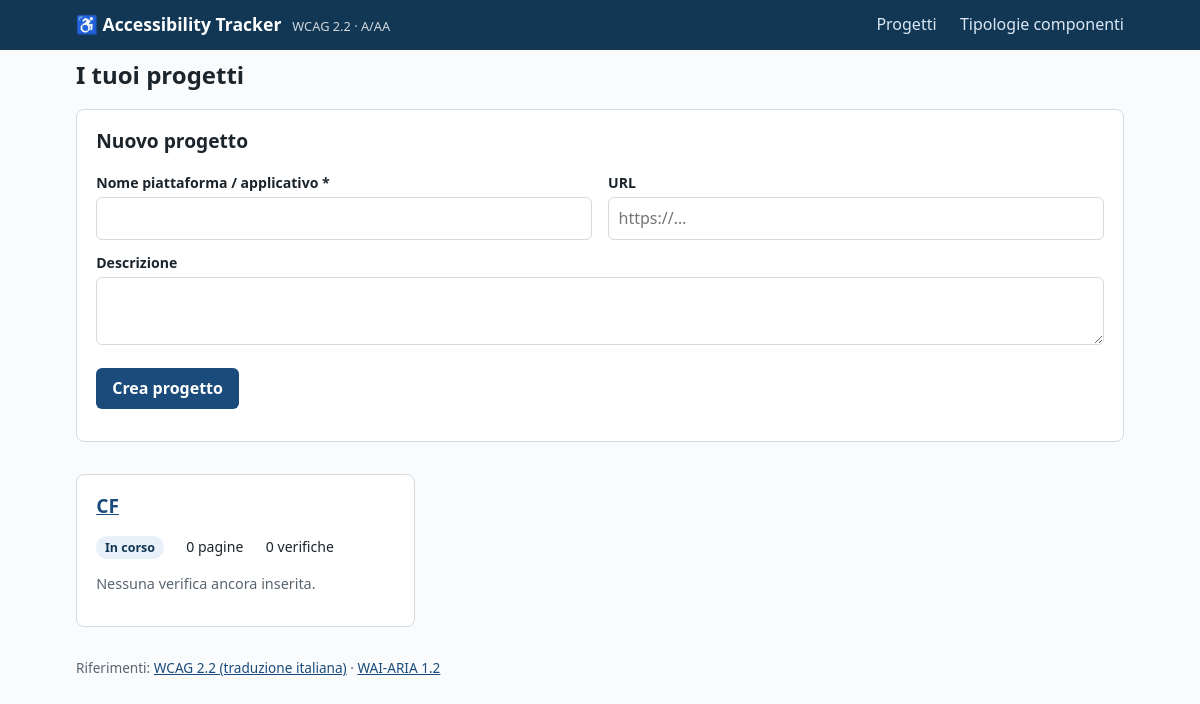
The page / on the database its author committed.
### tables this page shows
CREATE TABLE projects (
    id INTEGER PRIMARY KEY AUTOINCREMENT,
    name TEXT NOT NULL,
    description TEXT DEFAULT '',
    url TEXT DEFAULT '',
    status TEXT DEFAULT 'In corso',
    created_at TEXT DEFAULT (datetime('now', 'localtime'))
);

### app.py (the view)
@app.route("/")
def index():
    db = get_db()
    platforms = db.execute("SELECT * FROM platforms ORDER BY name").fetchall()
    projects = db.execute("""SELECT p.*, pl.name AS platform_name FROM projects p
                             LEFT JOIN platforms pl ON pl.id = p.platform_id
                             ORDER BY p.created_at DESC""").fetchall()
    stats = {p["id"]: project_stats(db, p["id"]) for p in projects}
    counts = {p["id"]: db.execute(
        "SELECT COUNT(*) FROM pages WHERE project_id = ?", (p["id"],)).fetchone()[0]
        for p in projects}
    db.close()
    return render_template("index.html", platforms=platforms, projects=projects,
                           stats=stats, page_counts=counts)

### app.py (called while the page is built)
@app.context_processor
def inject_globals():
    return {"STATUS_LABELS": STATUS_LABELS, "WORK_LABELS": WORK_LABELS,
            "PROJECT_STATUSES": PROJECT_STATUSES, "WCAG_BASE_URL": WCAG_BASE_URL}

def _finish_stats(row):
    s = dict(row)
    for k in s:
        s[k] = s[k] or 0
    valutati_aa = s["conformi_aa"] + s["non_conformi_aa"]
    s["pct_conformi"] = round(100 * s["conformi_aa"] / valutati_aa) if valutati_aa else 0
    s["pct_avanzamento"] = round(100 * (s["totale"] - s["da_verificare"]) / s["totale"]) if s["totale"] else 0
    return s

def project_stats(db, project_id):
    return _finish_stats(db.execute(STATS_SELECT + " WHERE p.project_id = ?", (project_id,)).fetchone())

### database.py (called while the page is built)
def get_db():
    conn = sqlite3.connect(DB_PATH)
    conn.row_factory = sqlite3.Row
    conn.execute("PRAGMA foreign_keys = ON")
    return conn

### templates/index.html (shortened to what this page needs)
{% extends "base.html" %}
{% block content %}
<h1>I tuoi progetti</h1>
<div class="card">
  <h2 style="margin-top:0">Nuovo progetto</h2>
  <form method="post" action="{{ url_for('new_project') }}">
    <div class="form-row">
      <div>
        <label for="p-name">Nome piattaforma / applicativo *</label>
        <input type="text" id="p-name" name="name" required>
      </div>
      <div>
        <label for="p-url">URL</label>
        <input type="url" id="p-url" name="url" placeholder="https://…">
      </div>
    </div>
    <label for="p-desc">Descrizione</label>
    <textarea id="p-desc" name="description"></textarea>
    <p><button type="submit">Crea progetto</button></p>
  </form>
</div>
{% if projects %}
<div class="grid">
  {% for p in projects %}
  {% set s = stats[p.id] %}
  <div class="card">
    <h2 style="margin-top:0"><a href="{{ url_for('project_detail', project_id=p.id) }}">{{ p.name }}</a></h2>
    <p class="stat-strip">
      <span class="badge b-level">{{ p.status }}</span>
      <span>{{ page_counts[p.id] }} pagine</span>
      <span>{{ s.totale }} verifiche</span>
    </p>
    {% if s.totale %}
    <div class="progress" role="progressbar" aria-valuenow="{{ s.pct_avanzamento }}" aria-valuemin="0" aria-valuemax="100" aria-label="Avanzamento valutazione {{ p.name }}">
      <span style="width: {{ s.pct_avanzamento }}%"></span>
    </div>
    <p class="stat-strip">
      <span>Avanzamento: <strong>{{ s.pct_avanzamento }}%</strong></span>
      <span class="badge b-conforme">{{ s.conformi }} conformi</span>
      <span class="badge b-non_conforme">{{ s.non_conformi }} anomalie</span>
      <span class="badge b-da_verificare">{{ s.da_verificare }} da verificare</span>
    </p>
    {% else %}
    <p class="report-meta">Nessuna verifica ancora inserita.</p>
    {% endif %}
  </div>
  {% endfor %}
</div>
{% else %}
<p>Nessun progetto ancora: crea il primo qui sopra per iniziare la valutazione.</p>
{% endif %}
{% endblock %}

### static/style.css (style rules this page uses)
:root { --blu: #1a4b7a; --blu-scuro: #123754; --azzurro: #e8f1f9; --verde: #1e7e34; --verde-bg: #e6f4ea; --rosso: #b02a37; --rosso-bg: #fdeaea; --giallo: #8a6d00; --giallo-bg: #fff8e1; --grigio: #5a6570; --grigio-bg: #f0f2f4; --bordo: #d4dae0; --testo: #1c242c; --bg: #fafbfc; }
* { box-sizing: border-box; }
body { margin: 0; font-family: system-ui, -apple-system, "Segoe UI", sans-serif; color: var(--testo); background: var(--bg); line-height: 1.55; }
a { color: var(--blu); }
h1 { font-size: 1.5rem; margin: .4rem 0 1rem; }
h2 { font-size: 1.2rem; margin-top: 2rem; }
.card { background: #fff; border: 1px solid var(--bordo); border-radius: 8px; padding: 1rem 1.2rem; margin: 1rem 0; }
.grid { display: grid; gap: 1rem; grid-template-columns: repeat(auto-fill, minmax(300px, 1fr)); }
.badge { display: inline-block; padding: .1rem .55rem; border-radius: 999px; font-size: .78rem; font-weight: 600; white-space: nowrap; }
.b-level { background: var(--azzurro); color: var(--blu-scuro); }
label { display: block; font-weight: 600; font-size: .88rem; margin-bottom: .2rem; }
input[type=text], input[type=url], select, textarea { width: 100%; padding: .5rem .6rem; border: 1px solid var(--bordo); border-radius: 6px; font: inherit; background: #fff; }
textarea { min-height: 4rem; }
.form-row { display: flex; flex-wrap: wrap; gap: 1rem; margin-bottom: .8rem; }
.form-row > div { flex: 1 1 200px; }
button, .btn { display: inline-block; background: var(--blu); color: #fff; border: 0; border-radius: 6px; padding: .5rem 1rem; font: inherit; font-weight: 600; cursor: pointer; text-decoration: none; }
.stat-strip { display: flex; flex-wrap: wrap; gap: .5rem 1.4rem; font-size: .88rem; margin: .4rem 0; }
.report-meta { color: var(--grigio); font-size: .9rem; }

### rows shown on the page
projects: name "CF", status "In corso", page_counts "0", totale "0"
